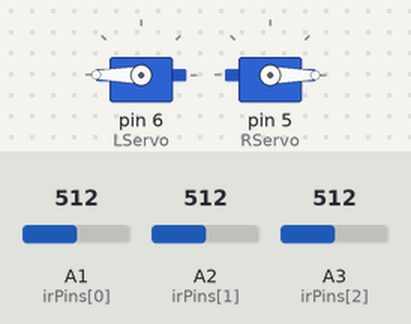
Recording of a sketch running on a simulated Arduino Uno, built with avr-gcc and run on an emulated ATmega328P. Parts: 2 × servo. The inputs (shaded band) are chosen by the test bench; at power-on: A1 (irPins[0]) = 512, A2 (irPins[1]) = 512, A3 (irPins[2]) = 512.

Above: at 1.2 s.
1.3 s: A1 (irPins[0]) set to 581
2.8 s: A1 (irPins[0]) set to 616
At 4.0 s:
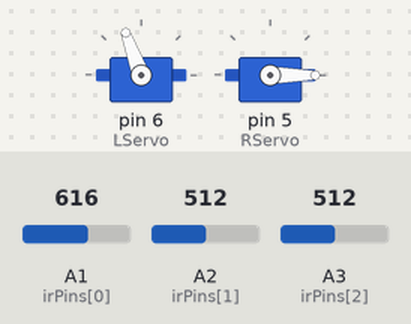
4.3 s: A2 (irPins[1]) set to 588
5.8 s: A2 (irPins[1]) set to 608
At 6.5 s:
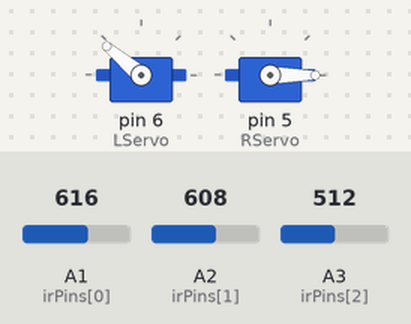
7.3 s: A2 (irPins[1]) set to 511
At 7.6 s:
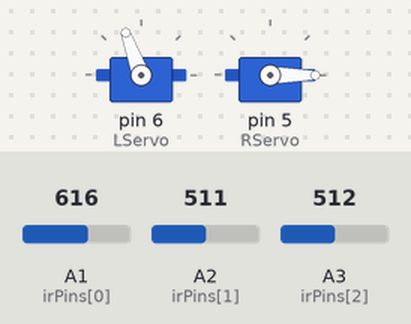
8.8 s: A1 (irPins[0]) set to 511
At 10.0 s:
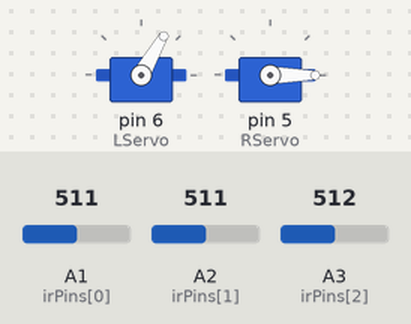
Timing chart, 0 to 11.3 s (numbered marks = the images above; inputs shaded):
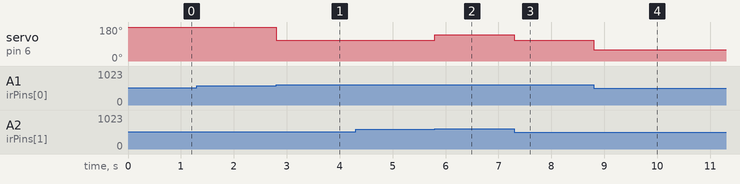

The sketch:

lightsensor-raw-copy.ino
```cpp
// copied http://www.hack-e-bot.com/educators/curriculum-list/using-the-light-sensor/

#include <Servo.h>

Servo LServo; //create servo object for the left servo
Servo RServo; //create servo object for the right servo

const int maxSpeed = 180; // the range for continuous rotation servos is (0,180)

/* Define the pins for the IR sensors */
const int irPins[3] = {A1, A2, A3};

/* Define values for the IR Sensor readings */
int irSensorDigital[3] = {0, 0, 0};

int treashold = 600; // IR sensor treashold value for line detection

// binary representation of the sensor reading
// 1 when the sensor detects the line, 0 otherwise
int irSensors = B000;

// A score to determine deviation from the line [-180 ; +180].
// Negative means the robot is left of the line.
int error = 0;

int errorLast = 0;  //  store the last value of error

/* variables to keep track of current speed of motors */
int leftServoSpeed = 90;
int rightServoSpeed = 90;

void setup()
{
  LServo.attach(6); // attaches the left servo to pin 1
  RServo.attach(5); // attaches the right servo to pin 0
}

void loop()
{
 Scan();
 UpdateDirection();
 Drive(leftServoSpeed, rightServoSpeed);
}

void Scan() {
  // Initialize the sensors
    irSensors = B000;

  for (int i = 0; i < 3; i++) {
      int sensorValue = analogRead(irPins[i]);
      if (sensorValue >= treashold) {
        irSensorDigital[i] = 1;
      }

    else {
      irSensorDigital[i] = 0;
    }

    int b = 2-i;
    irSensors = irSensors + (irSensorDigital[i]<<b);
    }
}

void UpdateDirection() {

  errorLast = error;

  switch (irSensors) {

    case B000: // no sensor detects the line
       if (errorLast < 0) { error = -120;}
       else if (errorLast > 0) {error = 120;}
       break;

     case B100: // left sensor on the line
       error = -70;
       break;

     case B110:
       error = -40;
       break;

     case B010:
       error = 0;
       break;

     case B011:
       error = 40;
       break;

     case B001: // right sensor on the line
       error = 70;
       break;

     case B111:
       error = 0;
       break;

     default:
       error = errorLast;
  }

    if (error >= 0) {
      leftServoSpeed = maxSpeed;
      rightServoSpeed = maxSpeed - error;
    }

    else if (error < 0) {
      leftServoSpeed = maxSpeed + error;
      rightServoSpeed = maxSpeed;
    }
}

void Drive(int leftSpeed, int rightSpeed) {

    int left = leftSpeed;
    int right = maxSpeed - rightSpeed;
    /* This is due to servo positioning
       right servo needs to rotate back
       when the robot goes forward
    */

    // ensure input is in the correct range for servo control
    if (left < 0) {left = 0;}
    else if (left > maxSpeed) {left = maxSpeed;}

    if (right < 0) {right = 0;}
    else if (right > maxSpeed) {right = maxSpeed;}

    LServo.write(left);
    RServo.write(right);
}
```

Measured:
- the behaviour switches between 599 and 600 on A1 (irPins[0]) (found by bisection; images 0 and 1)
- the behaviour switches between 599 and 600 on A2 (irPins[1]) (found by bisection; images 1 and 2)
- after the input at 1.3 s, every drawn part: stays the same
- after the input at 2.8 s, servo on pin 6 (LServo): 180° → 110° at once
- after the input at 4.3 s, every drawn part: stays the same
- after the input at 5.8 s, servo on pin 6 (LServo): 110° → 140° at once
- after the input at 7.3 s, servo on pin 6 (LServo): 140° → 110° at once
- after the input at 8.8 s, servo on pin 6 (LServo): 110° → 60° at once
